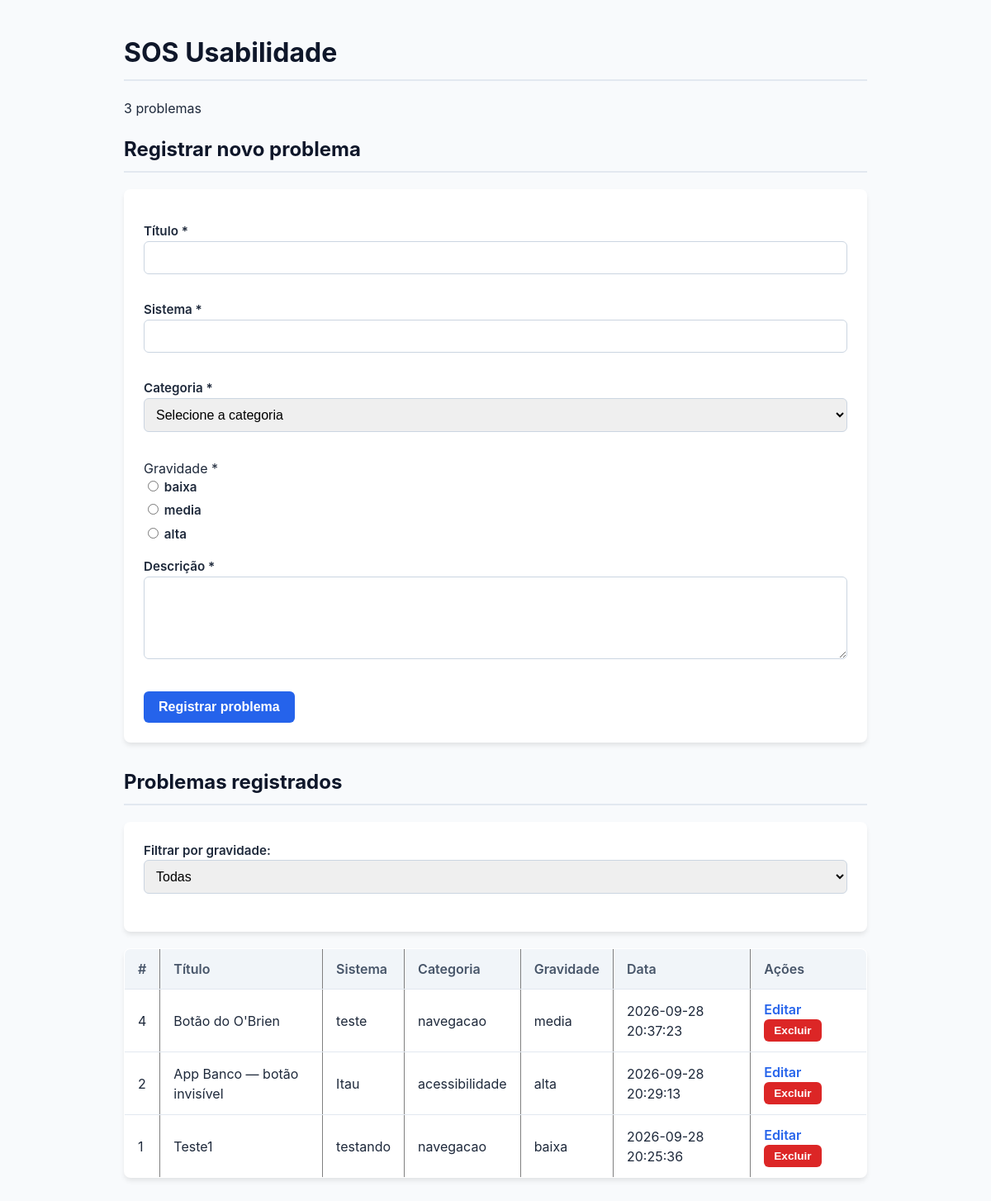
The page / on the database its author committed.
### tables this page shows
CREATE TABLE problemas (
                id        INTEGER PRIMARY KEY AUTOINCREMENT,
                titulo    TEXT NOT NULL,
                sistema   TEXT NOT NULL,
                categoria TEXT NOT NULL,
                gravidade TEXT NOT NULL,
                descricao TEXT NOT NULL,
                criado_em TEXT NOT NULL DEFAULT (datetime('now', 'localtime'))
            );

### usabilidade.py (the view)
@app.route("/")
def listar_problemas():
    return pagina_listagem()

### usabilidade.py (called while the page is built)
def conectar():
    conexao = sqlite3.connect(CAMINHO_BANCO)
    conexao.row_factory = sqlite3.Row
    return conexao

def pagina_listagem(form=None, status=200):
    gravidade_filtro = request.args.get("gravidade", "").strip()
    with closing(conectar()) as conexao:
        if gravidade_filtro in GRAVIDADES:
            problemas = conexao.execute(
                "SELECT id, titulo, sistema, categoria, gravidade, criado_em "
                "FROM problemas WHERE gravidade = ? ORDER BY id DESC",
                (gravidade_filtro,),
            ).fetchall()
        else:
            problemas = conexao.execute(
                "SELECT id, titulo, sistema, categoria, gravidade, criado_em "
                "FROM problemas ORDER BY id DESC"
            ).fetchall()
    pagina = render_template(
        "index.html",
        problemas=problemas,
        form=form or {},
        categorias=CATEGORIAS,
        gravidades=GRAVIDADES,
        gravidade_filtro=gravidade_filtro,
    )
    return pagina, status

### templates/index.html (shortened to what this page needs)
<!DOCTYPE html>
<html lang="pt-BR">
<head>
  <link rel="stylesheet" href="{{ url_for('static', filename='style.css') }}">
</head>
<body>
  <h1>SOS Usabilidade</h1>
  <p>{{ problemas|length }} problemas</p>
  <h2>Registrar novo problema</h2>
  <form method="post" action="{{ url_for('cadastrar_problema') }}">
    <p>
      <label>Título *<br>
        <input type="text" name="titulo" value="{{ form.get('titulo', '') }}">
      </label>
    </p>
    <p>
      <label>Sistema *<br>
        <input type="text" name="sistema" value="{{ form.get('sistema', '') }}">
      </label>
    </p>
    <p>
      <label>Categoria *<br>
        <select name="categoria">
          <option value="">Selecione a categoria</option>
        </select>
      </label>
    </p>
    <p>
      Gravidade *<br>
      {% for g in gravidades %}
      <label>
        <input type="radio" name="gravidade" value="{{ g }}" {% if form.get('gravidade') == g %}checked{% endif %}>
        {{ g }}
      </label>
      {% endfor %}
    </p>
    <p>
      <label>Descrição *<br>
        <textarea name="descricao" rows="4" cols="40">{{ form.get('descricao', '') }}</textarea>
      </label>
    </p>
    <button type="submit">Registrar problema</button>
  </form>
  <h2>Problemas registrados</h2>
  <form method="get" action="{{ url_for('listar_problemas') }}" style="margin-bottom: 20px;">
    <label>Filtrar por gravidade:
      <select name="gravidade" onchange="this.form.submit()">
        <option value="">Todas</option>
      </select>
    </label>
  </form>
  {% if problemas %}
  <table border="1" cellpadding="6">
    <thead>
      <tr><th>#</th><th>Título</th><th>Sistema</th><th>Categoria</th><th>Gravidade</th><th>Data</th><th>Ações</th></tr>
    </thead>
    <tbody>
      {% for p in problemas %}
      <tr>
        <td>{{ p["id"] }}</td>
        <td>{{ p["titulo"] }}</td>
        <td>{{ p["sistema"] }}</td>
        <td>{{ p["categoria"] }}</td>
        <td>{{ p["gravidade"] }}</td>
        <td>{{ p["criado_em"] }}</td>
        <td>
          <a href="{{ url_for('editar_problema', problema_id=p['id']) }}">Editar</a>
          <form method="post" action="{{ url_for('excluir_problema', problema_id=p['id']) }}"
                style="display:inline"
                onsubmit="return confirm('Excluir o problema #{{ p['id'] }}? Esta ação não pode ser desfeita.');">
            <button type="submit">Excluir</button>
          </form>
        </td>
      </tr>
      {% endfor %}
    </tbody>
  </table>
  {% else %}
  <p>Nenhum problema registrado ainda.</p>
  {% endif %}
</body>
</html>

### static/style.css (style rules this page uses)
:root { --primary-color: #2563eb; --primary-hover: #1d4ed8; --danger-color: #dc2626; --danger-hover: #b91c1c; --bg-color: #f8fafc; --card-bg: #ffffff; --text-color: #1e293b; --border-color: #cbd5e1; }
body { font-family: -apple-system, BlinkMacSystemFont, "Segoe UI", Roboto, Helvetica, Arial, sans-serif; background-color: var(--bg-color); color: var(--text-color); max-width: 900px; margin: 40px auto; padding: 0 20px; line-height: 1.5; }
h1, h2 { color: #0f172a; border-bottom: 2px solid #e2e8f0; padding-bottom: 8px; }
form { background: var(--card-bg); padding: 24px; border-radius: 8px; box-shadow: 0 4px 6px -1px rgb(0 0 0 / 0.1); margin-bottom: 30px; }
label { display: block; margin-bottom: 6px; font-weight: 600; font-size: 0.95rem; }
input[type="text"], select, textarea { width: 100%; padding: 10px; border: 1px solid var(--border-color); border-radius: 6px; font-size: 1rem; box-sizing: border-box; margin-bottom: 16px; transition: border-color 0.2s; }
textarea { resize: vertical; height: 100px; }
button[type="submit"], .btn { background-color: var(--primary-color); color: white; border: none; padding: 10px 18px; font-size: 1rem; font-weight: 600; border-radius: 6px; cursor: pointer; transition: background-color 0.2s; text-decoration: none; display: inline-block; }
table { width: 100%; border-collapse: collapse; background: var(--card-bg); border-radius: 8px; overflow: hidden; box-shadow: 0 4px 6px -1px rgb(0 0 0 / 0.1); margin-top: 20px; }
th, td { padding: 12px 16px; text-align: left; border-bottom: 1px solid #e2e8f0; }
th { background-color: #f1f5f9; font-weight: 600; color: #475569; }
td form { display: inline; background: none; padding: 0; box-shadow: none; margin: 0; }
table a { color: var(--primary-color); text-decoration: none; font-weight: 600; margin-right: 8px; }
table button[type="submit"] { background-color: var(--danger-color); padding: 6px 12px; font-size: 0.85rem; }

### rows shown on the page
problemas: id "4", titulo "Botão do O'Brien", sistema "teste", categoria "navegacao", gravidade "media", criado_em "2026-09-28 20:37:23"
problemas: id "2", titulo "App Banco — botão invisível", sistema "Itau", categoria "acessibilidade", gravidade "alta", criado_em "2026-09-28 20:29:13"
problemas: id "1", titulo "Teste1", sistema "testando", categoria "navegacao", gravidade "baixa", criado_em "2026-09-28 20:25:36"

### other values the page prints
{{ problemas|length }} "3"
{{ g }} "baixa" "media" "alta"
